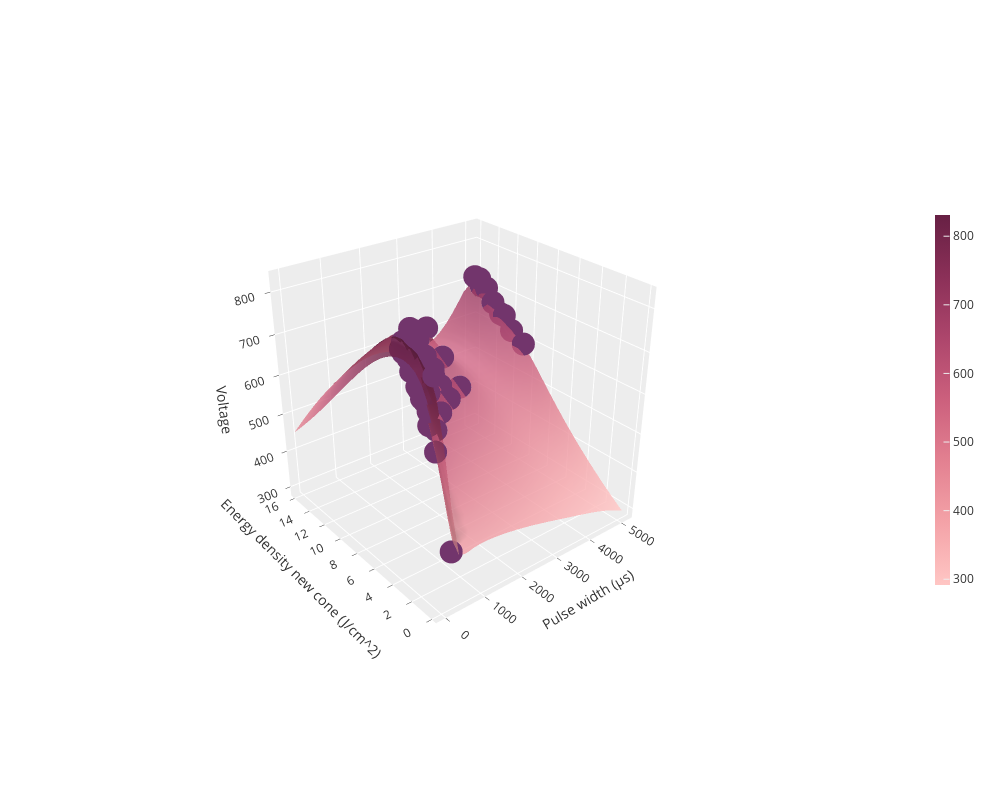

The code cell stored with this chart in its notebook:
### Markdown cell above
### Plot Results

### Code cell
import plotly.graph_objects as go
import matplotlib.pyplot as plt

fig = go.Figure(data=[go.Scatter3d(z=volts_bol_dat, x=time_bol_dat, y=energy_den_bol_dat, 
                                    mode='markers', marker={'color':'#72356c'},
                                    name='Data')])
fig.add_trace(go.Surface(z=volt_on_grid, x=raw_post_test_grid[:,0], y=raw_post_test_grid[:,1],
                            opacity=0.8, colorscale = "Burg", colorbar=dict(thickness=15, len=0.5)))
# fig.add_trace(go.Scatter3d(z=volt_on_grid, x=raw_post_test_grid[:,0], y=raw_post_test_grid[:,1],
#                             opacity=0.8, colorscale = "Burg", colorbar=dict(thickness=15, len=0.5)))
fig.update_layout(width=1000, height=800, legend=dict(orientation="h", yanchor="top", y=1.02, 
                xanchor="left",x=1), margin=dict(r=20, l=10, b=10, t=10), 
                scene=dict(xaxis_title="Pulse width (μs)", 
                        yaxis_title="Energy density new cone (J/cm^2)",
                        zaxis_title='Voltage'))
camera = dict(up=dict(x=0, y=0, z=1), center=dict(x=0, y=0, z=0), 
                eye=dict(x=-2, y=-2.5, z=1.75))
fig.update_layout(scene_camera=camera)
fig.update_layout(template="ggplot2")
fig.show()

### Figure 1 — Plotly figure (JSON) as saved in the notebook; plotly's stock layout.template omitted (floating-point values rounded to 4 significant figures; data arrays with more than 128 entries replaced by an {"elided": "..."} marker saying what was removed)
{"data": [{"marker": {"color": "#72356c"}, "mode": "markers", "name": "Data", "x": [400, 500, 1000, 1500, 2000, 2500, 5000, 500, 1000, 1500, 2000, 2500, 5000, 300, 500, 1000, 1500, 2000, 2500, 5000, 200, 300, 400, 500, 800, 100, 200, 300, 400, 495, 500, 1000, 1500, 2000, 5000, 500, 500, 500, 500, 1000, 1000, 1000, 2000, 2000, 2000, 2000, 2000, 5000, 5000, 5000, 5000, 5000, 2000], "y": [0.61, 2.4, 4.34, 5.83, 6.91, 7.74, 10.01, 3.01, 5.45, 7.21, 8.55, 9.53, 12.11, 2.23, 3.65, 6.55, 8.63, 10.13, 11.23, 14.11, 1.72, 2.69, 3.58, 4.43, 6.63, 0.86, 2.06, 3.19, 4.27, 5.22, 5.24, 7.52, 9.29, 10.71, 14.89, 4.51, 5.37, 4.07, 4.88, 6.76, 7.77, 6.02, 8.73, 9.38, 10.48, 11.01, 7.8, 14.71, 15.44, 13.37, 12.5, 11.29, 7.28], "z": [400, 600, 600, 600, 600, 600, 600, 650, 650, 650, 650, 650, 650, 700, 700, 700, 700, 700, 700, 700, 750, 750, 750, 750, 750, 800, 800, 800, 800, 800, 799, 738, 720, 716, 716, 750, 799, 720, 770, 700, 738, 670, 650, 670, 700, 716, 620, 700, 716, 670, 650, 620, 600], "type": "scatter3d"}, {"colorbar": {"len": 0.5, "thickness": 15}, "colorscale": [[0, "rgb(255, 198, 196)"], [0.1667, "rgb(244, 163, 168)"], [0.3333, "rgb(227, 129, 145)"], [0.5, "rgb(204, 96, 125)"], [0.6667, "rgb(173, 70, 108)"], [0.8333, "rgb(139, 48, 88)"], [1, "rgb(103, 32, 68)"]], "opacity": 0.8, "x": [-75.0, 106.0, 287.1, 468.1, 649.1, 830.2, 1011.0, 1192.0, 1373.0, 1554.0, 1735.0, 1916.0, 2097.0, 2278.0, 2459.0, 2641.0, 2822.0, 3003.0, 3184.0, 3365.0, 3546.0, 3727.0, 3908.0, 4089.0, 4270.0, 4451.0, 4632.0, 4813.0, 4994.0, 5175.0], "y": [0.08036, 0.6283, 1.176, 1.724, 2.272, 2.82, 3.368, 3.916, 4.464, 5.012, 5.559, 6.107, 6.655, 7.203, 7.751, 8.299, 8.847, 9.395, 9.943, 10.49, 11.04, 11.59, 12.13, 12.68, 13.23, 13.78, 14.33, 14.87, 15.42, 15.97], "z": {"elided": "30x30 float values"}, "type": "surface"}], "layout": {"legend": {"orientation": "h", "yanchor": "top", "y": 1.02, "xanchor": "left", "x": 1}, "margin": {"r": 20, "l": 10, "b": 10, "t": 10}, "width": 1000, "height": 800, "scene": {"xaxis": {"title": {"text": "Pulse width (μs)"}}, "yaxis": {"title": {"text": "Energy density new cone (J/cm^2)"}}, "zaxis": {"title": {"text": "Voltage"}}, "camera": {"up": {"x": 0, "y": 0, "z": 1}, "center": {"x": 0, "y": 0, "z": 0}, "eye": {"x": -2, "y": -2.5, "z": 1.75}}}}}
